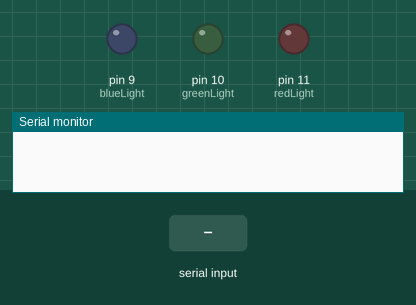
Recording of a sketch running on a simulated Arduino Uno, built with avr-gcc and run on an emulated ATmega328P. Shown: output pins drawn as LEDs (lit = HIGH), the last lines printed to the serial monitor. Dashed ring = blinking. The inputs (shaded band) are chosen by the test bench.

Above: at 1.3 s.
1.4 s: byte 83 ('S') received over Serial
At 1.65 s:
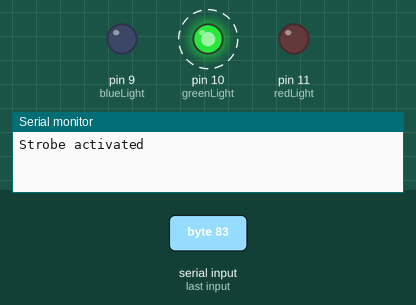
3.2 s: "I" received over Serial
At 3.59 s:
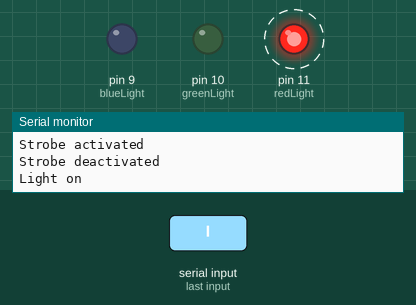
5.3 s: byte 70 ('F') received over Serial
At 6.4 s:
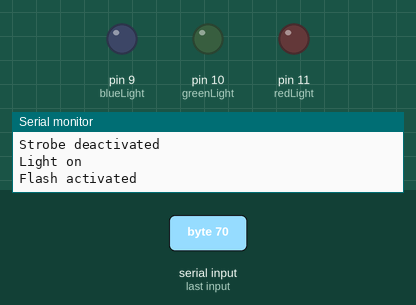
7.1 s: byte 54 ('6') received over Serial
At 7.72 s:
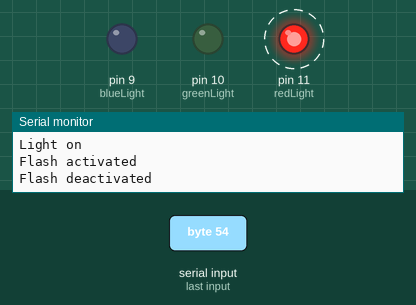
8.9 s: byte 85 ('U') received over Serial
At 9.15 s:
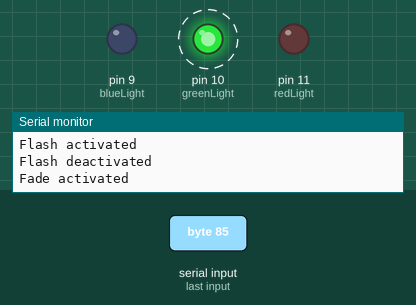
10.7 s: byte 48 ('0') received over Serial
At 11.9 s:
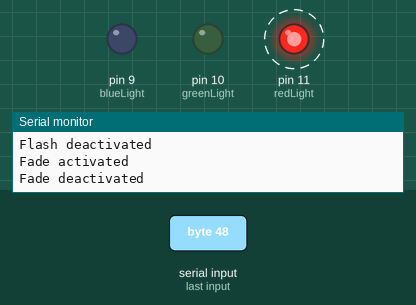
Timing chart, 0 to 13.7 s (numbered marks = the images above; inputs shaded):
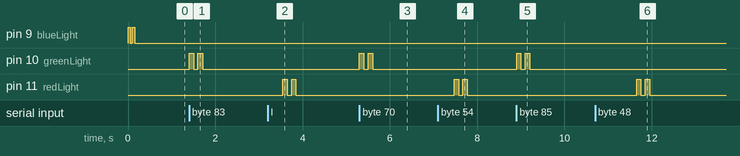

The sketch:

FLIController.ino
```cpp
// (licence header left out)
 #include <IRremote.h>

 IRsend irsend;

 bool effectLoop; //Bool to start/stop loops for effects
 int currentColor; //Holds the value for the current color set to lights
 //1 = whiteqqqa
 //2 = blue
 //3 = red
 //4 = green
 int currentBrightness; //There are 5 total brightness settings
 bool lightOn; //Holds the current state of the light.

const int redLight = 11; //Red LED
const int greenLight = 10; //Green LED
const int blueLight = 9; //Blue LED

void setup() {
  Serial.begin(9600); //Start the serial connection
  effectLoop = false; //Initalize effects loop to false
  currentColor = 1; //Initalize current color to white
  lightOn = false; //Initalize light status
  currentBrightness = 5; //Initalize brightness, there are 5 total brightness levels (starting at 1)

  //Set output for status LED
  pinMode(redLight, OUTPUT);
  pinMode(greenLight, OUTPUT);
  pinMode(blueLight, OUTPUT);

  //Confirm that system has started up successfully
  startupSuccess();
}

void loop() {
  char command = 'X'; //Create variable for command

  if (Serial.available()) {
    command = Serial.read(); //Set the command to the character typed in serial
    //Serial.println(Serial.read());
  }

//  buttonState = digitalRead(recieverButtonPin);
//  if (buttonState == HIGH) {
//    reciever();
//  }

  //Decides what code to send to the sendSignal method. Based on command typed in serial
  switch(command) {
    case 'I':
    //Power on
       setStatus(0, 255, 0);
       turnOn();
    break;
    case 'O':
    //Turn off
       setStatus(0, 255, 0);
       turnOff();
    break;
    case 'L':
    //Brightness up
       setStatus(0, 255, 0);
       brightnessUp();
    break;
    case 'D':
    //Brightness dim
       setStatus(0, 255, 0);
       brightnessDown();
    break;
    case 'W':
    //White color
      setStatus(0, 255, 0);
      colorWhite();
    break;
    case 'R':
    //Red color
      setStatus(0, 255, 0);
      colorRed();
    break;
    case 'G':
    //Green color
      setStatus(0, 255, 0);
      colorGreen();
    break;
    case 'B':
    //Blue color
      setStatus(0, 255, 0);
      colorBlue();
    break;
    case '1':
    //Timer 10
       setStatus(0, 255, 0);
       sendSignal(0x33B811EE);
    break;
    case '3':
    //Timer 30
       setStatus(0, 255, 0);
       sendSignal(0x33B8619E);
    break;
    case '6':
    //Timer 60
       setStatus(0, 255, 0);
       sendSignal(0x33B851AE);
    break;
    case '0':
    //Timer 120
       setStatus(0, 255, 0);
       sendSignal(0x33B8D12E);
    break;
    case 'S':
    //Strobe
    effectStarted();
    effectLoop = true;
       strobe(3);
    break;
    case 'F':
    //flash
    effectStarted();
    effectLoop = true;
      flash(10);
    break;
    case 'N':
    //Next color
    setStatus(0, 255, 0);
    nextColor();
    break;
    case 'U':
    //Start fade
    effectStarted();
    effectLoop = true;
      fade();
    break;
    case 'P':
    //Start pulse
    effectStarted();
    effectLoop = true;
      pulse();
    break;
    case 'X':
    //Default
    break;
  }
  command = 'X';
 }


//Turns light on
void turnOn() {
  sendSignal(0x33B801FE); //Sends correct code as parameter
  lightOn = true;
  if (effectLoop == false) {
    Serial.println("Light on");
  }
}

//Turns light off
void turnOff() {
  sendSignal(0x33B8817E);
  lightOn = false;
  if (effectLoop == false) {
    Serial.println("Light off");
  }
}

//Raises the brightness
void brightnessUp() {
  //Check to see if the light is as bright as it can be
  if (currentBrightness == 5) { //If it is, print status message
    setStatus(255, 0, 0);
    Serial.println("Full brightness");
    delay(500);
    statusOff();
  }
  else { //If it isn't, just send brightness signal and change variable
    sendSignal(0x33B841BE);
    currentBrightness += 1;
    if (effectLoop == false) {
      Serial.println(currentBrightness);
    }
  }

}

//Lowers the brightness
void brightnessDown() {
  //Check to see if the light is as bright as it can be
  if(currentBrightness == 1) { //If it is, print status message
    setStatus(255, 0, 0);
    Serial.println("Fully dim");
    delay(500);
    statusOff();
  }
  else { //If it isn't, just send brightness signal and change variable
    sendSignal(0x33B8C13E);
    currentBrightness -= 1;
    if (effectLoop == false) {
      Serial.println(currentBrightness);
    }
  }

}

//Changes the color of the light to white
void colorWhite() {
  sendSignal(0x33B821DE);
  currentColor = 1;
  currentBrightness = 5;
}

//Changes the color of the light to blue
void colorBlue() {
  sendSignal(0x33B8E11E);
  currentColor = 2;
  currentBrightness = 5;
}

//Changes the color of the light to red
void colorRed() {
  sendSignal(0x33B8A15E);
  currentColor = 3;
  currentBrightness = 5;
}

//Changes the color of the light to green
void colorGreen() {
  sendSignal(0x33B8916E);
  currentColor = 4;
  currentBrightness = 5;
}

//Flashes the light on and off in a loop
void strobe(int speed) {
  Serial.println("Strobe activated");
  turnOn();
  unsigned long previousMillis = 0;
  const long interval = speed*100;

  while(effectLoop) {
      unsigned long currentMillis = millis();
      if ((currentMillis - previousMillis >= interval)) {
      // save the last time light was blinked
      previousMillis = currentMillis;

      // if the light is off turn it on and vice-versa:
      if (lightOn == false) {
        turnOn();
      } else {
        turnOff();
      }

      char input = Serial.read();
      if (input != -1) {
        effectLoop = false;
        Serial.println("Strobe deactivated");
        turnOn();
        effectEnded();
      }
    }
  }
}

//Slowly lowers and raises the brightness in a loop
void pulse() {
  Serial.println("Pulse activated");
  turnOn();

  while(effectLoop) {
        //Lower brightness
      for(int i = 0; i < 4; i++) {
        brightnessDown();
        delay(100);
      }
      //Raise brightness
      for(int i = 0; i < 4; i++) {
        brightnessUp();
        delay(100);
      }

      char input = Serial.read();
      if (input != -1) {
        effectLoop = false;
        Serial.println("Pulse deactivated");
        effectEnded();
      }
  }

}

//Changes brightness along with color in a loop
void fade() {
  Serial.println("Fade activated");
  turnOn();
  int originalColor = currentColor-1;

  while(effectLoop) {
        //Lower brightness
      for(int i = 0; i < 4; i++) {
        brightnessDown();
        delay(70);
      }
      nextColor(); //Change color
      char input = Serial.read();
      if (input != -1) {
        effectLoop = false;
        if (originalColor == 0) {
          colorWhite();
        }
        else {
          currentColor = originalColor;
          nextColor();
        }
        Serial.println("Fade deactivated");
        effectEnded();
      }
      delay(40);
  }
}

//Changes the light to the next color
void nextColor() {
  switch(currentColor){
      case 1:
        colorBlue();
      break;
      case 2:
        colorRed();
      break;
      case 3:
        colorGreen();
      break;
      case 4:
        colorBlue();
      break;
  }
}

//Flashes different colors in a loop
void flash(int speed) {
  Serial.println("Flash activated");
  unsigned long previousMillis = 0;
  const long interval = speed*100;
  int originalColor = currentColor-1;
  turnOn();

  while(effectLoop) {
      unsigned long currentMillis = millis();
      if ((currentMillis - previousMillis >= interval)) {
      // save the last time light was blinked
      previousMillis = currentMillis;

      //Set color based on current color.
      switch(currentColor){
      case 1:
        colorBlue();
      break;
      case 2:
        colorRed();
      break;
      case 3:
        colorGreen();
      break;
      case 4:
        colorBlue();
      break;
    }

      char input = Serial.read();
      if (input != -1) {
        effectLoop = false;
        if (originalColor == 0) {
          colorWhite();
        }
        else {
          currentColor = originalColor;
          nextColor();
        }
        Serial.println("Flash deactivated");
        effectEnded();
      }
    }
  }
}


//Sets color of status LED
void setStatus(int red, int green, int blue)
{
  analogWrite(redLight, red);
  analogWrite(greenLight, green);
  analogWrite(blueLight, blue);
}

//Turns the status LED off
void statusOff() {
  analogWrite(redLight, 0);
  analogWrite(greenLight, 0);
  analogWrite(blueLight, 0);
}

void startupSuccess() {
  setStatus(0, 0, 255);
  delay(50);
  statusOff();
  delay(50);
  setStatus(0, 0, 255);
  delay(50);
  statusOff();
}

void effectStarted() {
  setStatus(0, 255, 0);
  delay(100);
  statusOff();
  delay(100);
  setStatus(0, 255, 0);
}

void effectEnded() {
  setStatus(255, 0, 0);
  delay(100);
  statusOff();
  delay(100);
  setStatus(255, 0, 0);
  delay(100);
  statusOff();
}


//Sends IR signal to light
 void sendSignal(long code) {
    //Serial.println("Sent"); //Prints "sent" to verify method was called
    for(int i = 0; i < 3; i++) {
    irsend.sendNEC(code, 32); //Sends the correct code through the IR blaster 3 times
    delay(40);
    statusOff();
  }
}
```

Measured:
- after the input at 1.4 s, pin 10 (greenLight): alternates HIGH for 0.10 s and LOW for 0.10 s, 4 changes in all, then stays LOW, starting at once
- after the input at 3.2 s, pin 11 (redLight): alternates HIGH for 0.10 s and LOW for 0.10 s, 4 changes in all, then stays LOW, starting after 0.35 s
- after the input at 5.3 s, pin 10 (greenLight): alternates HIGH for 0.10 s and LOW for 0.10 s, 4 changes in all, then stays LOW, starting at once
- after the input at 7.1 s, pin 11 (redLight): alternates HIGH for 0.10 s and LOW for 0.10 s, 4 changes in all, then stays LOW, starting after 0.37 s
- after the input at 8.9 s, pin 10 (greenLight): alternates HIGH for 0.10 s and LOW for 0.10 s, 4 changes in all, then stays LOW, starting at once
- after the input at 10.7 s, pin 11 (redLight): alternates HIGH for 0.10 s and LOW for 0.10 s, 4 changes in all, then stays LOW, starting after 0.95 s
